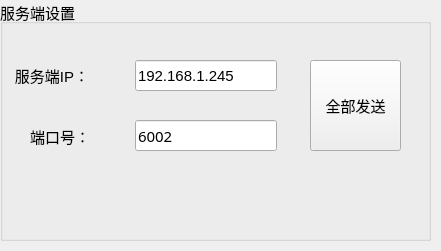
<?xml version="1.0" encoding="UTF-8"?>
<ui version="4.0">
 <class>serIpPort</class>
 <widget class="QWidget" name="serIpPort">
  <property name="geometry">
   <rect>
    <x>0</x>
    <y>0</y>
    <width>441</width>
    <height>251</height>
   </rect>
  </property>
  <property name="windowTitle">
   <string>Form</string>
  </property>
  <widget class="QGroupBox" name="groupBox_3">
   <property name="geometry">
    <rect>
     <x>0</x>
     <y>0</y>
     <width>431</width>
     <height>241</height>
    </rect>
   </property>
   <property name="font">
    <font>
     <pointsize>11</pointsize>
    </font>
   </property>
   <property name="title">
    <string>服务端设置</string>
   </property>
   <widget class="QLineEdit" name="serIp">
    <property name="geometry">
     <rect>
      <x>135</x>
      <y>60</y>
      <width>142</width>
      <height>31</height>
     </rect>
    </property>
    <property name="font">
     <font>
      <pointsize>11</pointsize>
     </font>
    </property>
    <property name="text">
     <string>192.168.1.245</string>
    </property>
   </widget>
   <widget class="QLabel" name="DevIp">
    <property name="geometry">
     <rect>
      <x>15</x>
      <y>60</y>
      <width>74</width>
      <height>31</height>
     </rect>
    </property>
    <property name="minimumSize">
     <size>
      <width>0</width>
      <height>31</height>
     </size>
    </property>
    <property name="font">
     <font>
      <pointsize>11</pointsize>
     </font>
    </property>
    <property name="text">
     <string>服务端IP：</string>
    </property>
    <property name="alignment">
     <set>Qt::AlignRight|Qt::AlignTrailing|Qt::AlignVCenter</set>
    </property>
   </widget>
   <widget class="QLineEdit" name="port">
    <property name="geometry">
     <rect>
      <x>135</x>
      <y>120</y>
      <width>142</width>
      <height>31</height>
     </rect>
    </property>
    <property name="font">
     <font>
      <family>微软雅黑</family>
      <pointsize>11</pointsize>
     </font>
    </property>
    <property name="text">
     <string>6002</string>
    </property>
   </widget>
   <widget class="QLabel" name="Port_4">
    <property name="geometry">
     <rect>
      <x>15</x>
      <y>121</y>
      <width>75</width>
      <height>31</height>
     </rect>
    </property>
    <property name="minimumSize">
     <size>
      <width>0</width>
      <height>31</height>
     </size>
    </property>
    <property name="font">
     <font>
      <pointsize>11</pointsize>
     </font>
    </property>
    <property name="text">
     <string>端口号：</string>
    </property>
    <property name="alignment">
     <set>Qt::AlignRight|Qt::AlignTrailing|Qt::AlignVCenter</set>
    </property>
   </widget>
   <widget class="QPushButton" name="sendAllBtn">
    <property name="geometry">
     <rect>
      <x>310</x>
      <y>60</y>
      <width>91</width>
      <height>91</height>
     </rect>
    </property>
    <property name="text">
     <string>全部发送</string>
    </property>
   </widget>
  </widget>
 </widget>
 <resources/>
 <connections/>
</ui>
